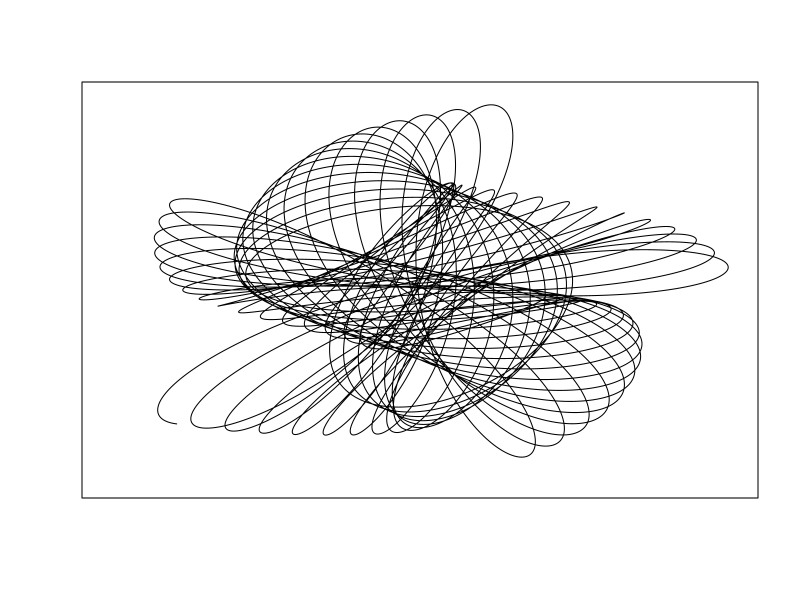

This chart was generated by the following R code:
#A harmonograph is a mechanical apparatus that employs pendulums to create a geometric image. The drawings created typically are Lissajous curves, or related drawings #of greater complexity. The devices, which began to appear in the mid-19th century and peaked in popularity in the 1890s, cannot be conclusively attributed to a single #person, although Hugh Blackburn, a professor of mathematics at the University of Glasgow, is commonly believed to be the official inventor.
#
#A simple, so-called "lateral" harmonograph uses two pendulums to control the movement of a pen relative to a drawing surface. One pendulum moves the pen back and #forth along one axis and the other pendulum moves the drawing surface back and forth along a perpendicular axis. By varying the frequency and phase of the pendulums #relative to one another, different patterns are created. Even a simple harmonograph as described can create ellipses, spirals, figure eights and other Lissajous #figures.
#
#More complex harmonographs incorporate three or more pendulums or linked pendulums together (for example hanging one pendulum off another), or involve rotary motion #in which one or more pendulums is mounted on gimbals to allow movement in any direction.
######################################################################################################################################################################

f1=jitter(sample(c(2,3),1));f2=jitter(sample(c(2,3),1));f3=jitter(sample(c(2,3),1));f4=jitter(sample(c(2,3),1))
d1=runif(1,0,1e-02);d2=runif(1,0,1e-02);d3=runif(1,0,1e-02);d4=runif(1,0,1e-02)
p1=runif(1,0,pi);p2=runif(1,0,pi);p3=runif(1,0,pi);p4=runif(1,0,pi)
xt = function(t) exp(-d1*t)*sin(t*f1+p1)+exp(-d2*t)*sin(t*f2+p2)
yt = function(t) exp(-d3*t)*sin(t*f3+p3)+exp(-d4*t)*sin(t*f4+p4)
t=seq(1, 100, by=.001)
dat=data.frame(t=t, x=xt(t), y=yt(t))
with(dat, plot(x,y, type="l", xlim =c(-2,2), ylim =c(-2,2), xlab = "", ylab = "", xaxt='n', yaxt='n'))
